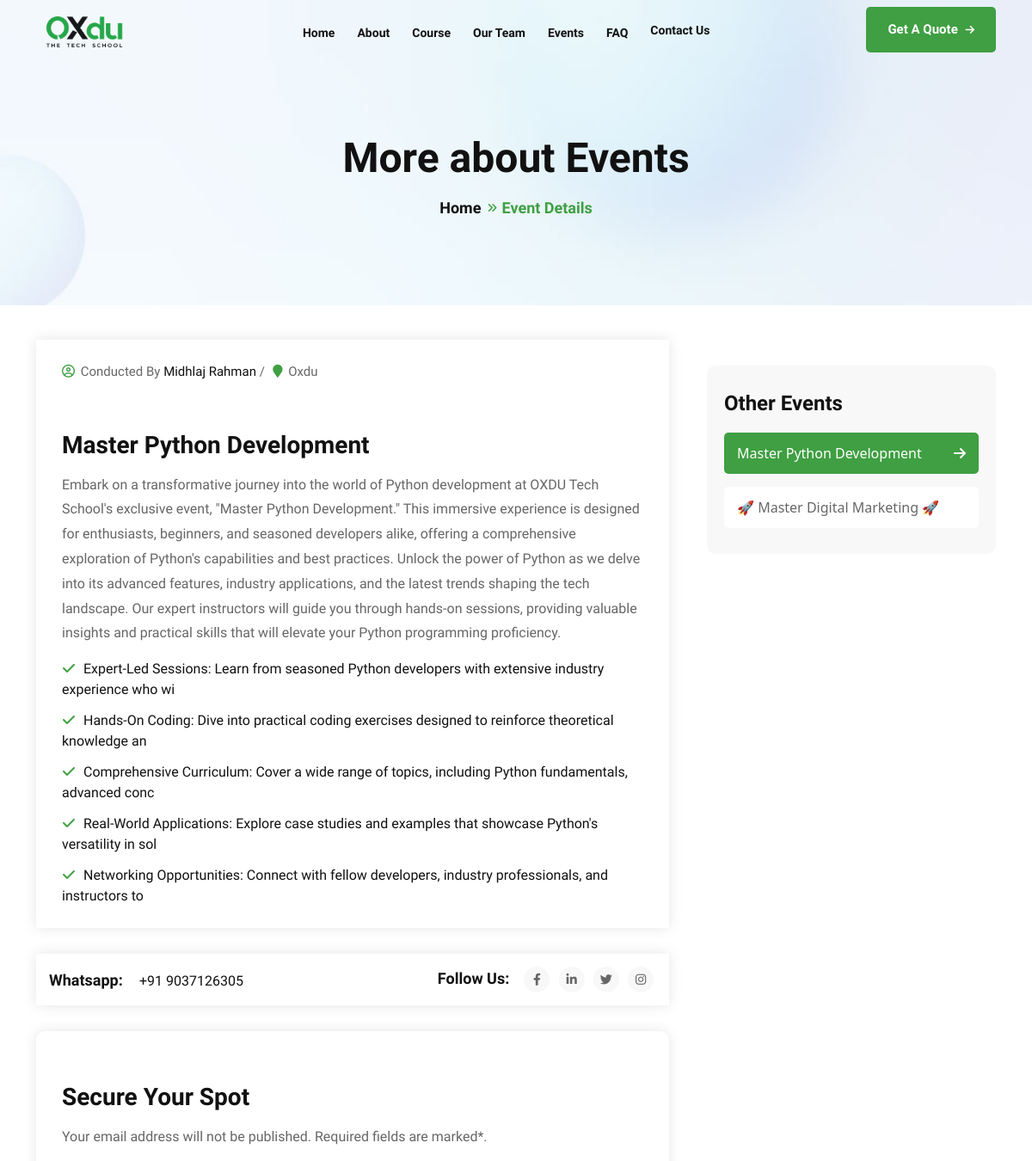
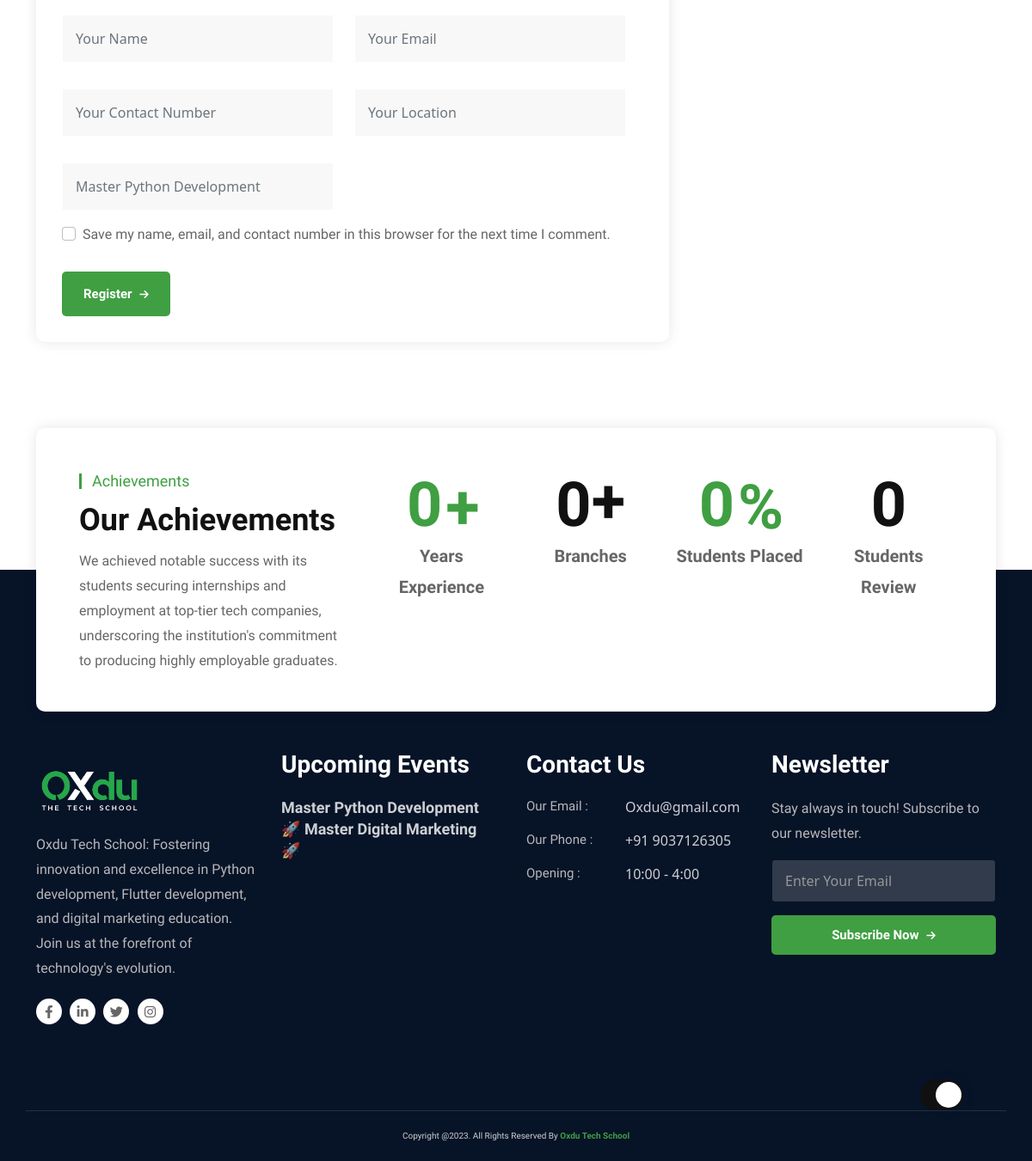
Page /event-details/1/ on the committed database (2 pictures, top to bottom).
### web/models.py (models this page shows, shortened)
class Event(models.Model):
    event_image = models.FileField(upload_to="media")
    event_date = models.IntegerField()
    event_month = models.CharField(max_length=50)
    event_cordinator = models.CharField(max_length=100)
    location = models.CharField(max_length=100)
    event_title = models.CharField(max_length=100)
    event_description = models.TextField()
    slug = models.SlugField(unique=True, max_length=100)

class EventPoints(models.Model):
    event = models.ForeignKey(
        "web.Event", on_delete=models.CASCADE, blank=True, null=True
    )
    event_points = models.CharField(max_length=500, blank=True, null=True)

### web/views.py (the view)
# urls.py: path("event-details/<str:pk>/", views.event_details, name="event-details"),
def event_details(request, pk):
    event = get_object_or_404(Event, pk=pk)
    event_points = EventPoints.objects.filter(event=event)
    form = RegisterForm(request.POST or None)
    if request.method == "POST":
        print(request.POST)
        if form.is_valid():
            registration = form.save(commit=False)
            registration.event = event
            registration.save()
            response_data = {
                "status": "true",
                "title": "Successfully Registered",
                "message": "Your Seat successfully Secured",
            }
            return JsonResponse(response_data)
        else:
            print(form.errors)
            response_data = {
                "status": "false",
                "title": "Form validation error",
            }
            return JsonResponse(response_data)
    else:
        other_events = Event.objects.exclude(pk=pk)
        context = {
            "event": event,
            "form": form,
            "other_events": other_events,
            "event_points": event_points,
        }
    return render(request, "web/event-details.html", context)

### web/forms.py
class RegisterForm(forms.ModelForm):
    class Meta:
        model = Register
        exclude = ("timestamp", "event_title")  # Make sure event_title is excluded
        widgets = {
            "full_name": widgets.TextInput(
                attrs={"class": "required form-control", "placeholder": "Your Name"}
            ),
            "email": widgets.EmailInput(
                attrs={"class": "required form-control", "placeholder": "Your Email"}
            ),
            "location": widgets.TextInput(
                attrs={"class": "required form-control", "placeholder": "Your Location"}
            ),
            "contact_number": widgets.TextInput(
                attrs={
                    "class": "required form-control",
                    "placeholder": "Your Contact Number",
                }
            ),
            "event": widgets.TextInput(
                attrs={"class": "required form-control", "placeholder": "event"}
            ),
        }
        labels = {
            "full_name": "Full Name",
            "email": "Email",
            "location": "Location",
            "contact_number": "Contact Number",
            "event": "event",
        }

### web/context_processors.py (called while the page is built)
def main_context(request):
    events=Event.objects.all()
    context = {
       'events' : events,
    }
    return context

### templates/web/event-details.html (shortened to what this page needs)
{% extends 'web/base.html' %}
{% load static %}
{% block content %}
  <section class="uni-banner">
    <div class="container">
      <div class="uni-banner-text-area">
        <h1>More about Events</h1>
        <ul>
          <li>
            <a href="{% url 'index' %}">Home</a>
          </li>
          <li>Event Details</li>
        </ul>
      </div>
    </div>
  </section>
  <section class="details-text-area ptb-100">
    <div class="container">
      <div class="row">
        <div class="col-lg-8">
          <div class="blog-details-text-area">
            <div class="bdt-text">
              <div class="blog-date">
                <ul>
                  <br />
                  <li>
                    <i class="far fa-user-circle"></i> Conducted By <a href="posted-by.html">{{ event.event_cordinator }}</a>
                  </li>
                  <li>
                    <i class="fa fa-map-marker"></i> {{ event.location }}
                  </li>
                </ul> <br /> <br />
              </div>
              <h3 class="details-page-title">{{ event.event_title }}</h3>
              <p>{{ event.event_description }}</p>
              <div class="support-list">
                <ul>
                  {% for event in event_points.all %}
                  <li>
                    <i class="fas fa-check"></i> {{ event.event_points }}
                  </li>
                  {% endfor %}
                </ul>
              </div>
            </div>
          </div>
          <div class="blog-text-footer mt-30 pr-20">
            <div class="tag-area">
              <ul>
                <li>
                  <span>Whatsapp:</span>
                </li>
                <li>
                  <a href="www.https://wa.me/+919037126305">+91 9037126305</a>
                </li>
              </ul>
            </div>
            <div class="social-icons">
              <ul>
                <li>
                  <span>Follow Us:</span>
                </li>
                <li>
                  <a href="https://www.facebook.com/" target="_blank"><i class="fab fa-facebook-f"></i></a>
                </li>
                <li>
                  <a href="https://www.linkedin.com/" target="_blank"><i class="fab fa-linkedin-in"></i></a>
                </li>
                <li>
                  <a href="https://twitter.com/" target="_blank"><i class="fab fa-twitter"></i></a>
                </li>
                <li>
                  <a href="https://www.instagram.com/" target="_blank"><i class="fab fa-instagram"></i></a>
                </li>
              </ul>
            </div>
          </div>
          <div class="blog-details-page-form-area">
            <div class="bd-form details-text-area pr-20" id="bd-form">
              <h3 class="details-page-title">Secure Your Spot</h3>
              <p>Your email address will not be published. Required fields are marked*.</p>
              <form class="RegisterForm ajax reload" method="POST">
                <div class="row">
                  <div class="col-md-6">{{form.full_name}}</div>
                  <div class="col-md-6">{{form.email}}</div>
                  <div class="col-md-6">{{form.contact_number}}</div>
                  <div class="col-md-6">{{form.location}}</div>
                  <div class="col-md-6">
                    <input type="text" class="form-control" placeholder="{{event.event_title}}" required readonly>
                    </div>
                  <div class="col-md-12">
                    <div class="mb-3 form-check">
                      <input type="checkbox" class="form-check-input" id="exampleCheck1" />
                      <label class="form-check-label" for="exampleCheck1">Save my name, email, and contact number in this browser for the next time I comment.</label>
                    </div>
                  </div>
                  <div class="col-md-12">
                    <button class="default-button" type="submit"><span>Register <i class="fas fa-arrow-right"></i></span></button>
                  </div>
                </div>
              </form>
            </div>
          </div>
        </div>
        <div class="col-lg-4">
            <div class="sidebar-area pt-30 pl-20">
                <div class="sidebar-card sidebar-category mt-30">
                    <h3>Other Events</h3>
                    <ul>
                        <li>
                            <a class="active" href="{% url 'event-details' pk=event.pk %}">
                                <span>{{ event.event_title }}</span> <i class="fas fa-arrow-right"></i>
                            </a>
                        </li>
                        {% for other_event in other_events %}
                            {% if other_event.pk != event.pk %}
                                <li>
                                    <a href="{% url 'event-details' pk=other_event.pk %}"{% if other_event.pk == some_variable_to_identify_current_event %} class="active"{% endif %}>
                                        <span>{{ other_event.event_title }}</span> <i class="fas fa-arrow-right"></i>
                                    </a>
                                </li>
                            {% endif %}
                        {% endfor %}
                    </ul>
                </div>
            </div>
        </div>
      </div>
    </div>
  </section>
{% endblock %}

### templates/web/base.html (shortened to what this page needs)
{% load static %}
<!DOCTYPE html>
<html lang="zxx">
<head>
<link rel="stylesheet" href="{% static "web/css/animate.min.css" %}">
<link rel="stylesheet" href="{% static "web/css/bootstrap.min.css" %}">
<link rel="stylesheet" href="{% static "web/css/fontawsome.min.css" %}">
<link rel="stylesheet" href="{% static "web/fonts/font/flaticon.css" %}">
<link rel="stylesheet" href="{% static "web/css/meanmenu.min.css" %}">
<link rel="stylesheet" href="{% static "web/css/owl.carousel.min.css" %}">
<link rel="stylesheet" href="{% static "web/css/nice-select.min.css" %}">
<link rel="stylesheet" href="{% static "web/css/owl.theme.default.min.css" %}">
<link rel="stylesheet" href="{% static "web/css/magnific-popup.min.css" %}">
<link rel="stylesheet" href="{% static "web/css/jquery-ui.min.css" %}">
<link rel="stylesheet" href="{% static "web/css/odometer.min.css" %}">
<link rel="stylesheet" href="{% static "web/css/barfiller.css" %}">
<link rel="stylesheet" href="{% static "web/css/style.css" %}">
<link rel="stylesheet" href="{% static "web/css/dark.css" %}">
<link rel="stylesheet" href="{% static "web/css/responsive.css" %}">
</head>
<body>
<div class="theme-switcher">
<label id="switch" class="switch">
<span class="slider round"></span>
</label>
</div>
<div class="header-area header-area-2">
<div class="navbar-area">
<div class="main-nav">
<div class="container">
<nav class="navbar navbar-expand-md navbar-light">
<a class="navbar-brand" href="index.html">
<img class="black-logo" data-cfsrc="{% static "web/images/oxdu-black.png" alt="logo" %}" style="display:none;visibility:hidden; width: 112px;" />
</a>
<div class="collapse navbar-collapse mean-menu" id="navbarSupportedContent">
<ul class="navbar-nav">
<li class="nav-item ">
<a href="{% url "index" %}" class="">Home </a>
</li>
<li class="nav-item ">
    <a href="{% url "about" %}" class="#">About</a>
</li>
<li class="nav-item">
<a href="{% url "course" %}" class="">Course</a>
</li>
<li class="nav-item">
    <a href="{% url "team" %}" class="">Our Team</a>
    </li>
<li class="nav-item">
<a href="{% url "events" %}" class="">Events </a>
</li>
<li class="nav-item">
    <a href="{% url "faq" %}" class="">FAQ</a>
</li>
<li class="nav-item"><a href="{% url "contact" %}" class="nav-link">Contact Us</a></li>
</ul>
<div class="menu-sidebar">
<a class="default-button" href="{% url "contact" %}">Get A Quote <i class="fas fa-arrow-right"></i></a>
</div>
</div>
</nav>
</div>
</div>
</div>
</div>
{% block content %}
{% endblock  %}
{% include 'web/partials/count.html' %}
    <section class="footer ptb-100 bg-071327">
    <div class="container">
    <div class="row">
    <div class="col-xl-3 col-lg-6 col-md-6 col-sm-6 col-12">
    <div class="footer-logo-area">
    <a href="{% url "index" %}"><img data-cfsrc="{% static "web/images/oxdu.png" %}" alt="image" style="display:none;visibility:hidden;  width: 122px;  padding-top: 27px;"></a>
    <p>Oxdu Tech School: Fostering innovation and excellence in Python development, Flutter development, and digital marketing education. Join us at the forefront of technology's evolution.</p>
    <div class="footer-social-icons">
    <ul>
    <li><a href="https://www.facebook.com/" target="_blank"><i class="fab fa-facebook-f"></i></a></li>
    <li><a href="https://www.linkedin.com/" target="_blank"><i class="fab fa-linkedin-in"></i></a></li>
    <li><a href="https://twitter.com/" target="_blank"><i class="fab fa-twitter"></i></a></li>
    <li><a href="https://www.instagram.com/" target="_blank"><i class="fab fa-instagram"></i></a></li>
    </ul>
    </div>
    </div>
    </div>
    <div class="col-xl-3 col-lg-6 col-md-6 col-sm-6 col-12">
        <div class="footer-links footer-news-area pr-20">
        <h3>Upcoming Events</h3>
        {% for event in events %}
        <div class="footer-news-card mt-0">
        <h5><a href="{% url "event-details" event.pk %}">{{ event.event_title }}</a></h5>
        </div>
        {% endfor %}
        </div>
        </div>
    <div class="col-xl-3 col-lg-6 col-md-6 col-sm-6 col-12">
    <div class="footer-links footer-contact">
    <h3>Contact Us</h3>
    <ul>
    <li><span>Our Email :</span> <a href="mailto:oxdu@gmail.com">Oxdu@gmail.com</a></li>
    <li><span>Our Phone :</span> <a href="tel:+919037126305">+91 9037126305</a></li>
    <li><span>Opening   :</span> 10:00 - 4:00</li>
    </ul>
    </div>
    </div>
    <div class="col-xl-3 col-lg-6 col-md-6 col-sm-6 col-12">
    <div class="footer-links footer-newsletter">
    <h3>Newsletter</h3>
    <p>Stay always in touch! Subscribe to our newsletter.</p>
    <form class="newsletter-form" data-toggle="validator">
    <input type="email" class="input-newsletter form-control" placeholder="Enter Your Email" name="EMAIL" required autocomplete="off">
    <button class="default-button">Subscribe Now <i class="fas fa-arrow-right"></i></button>
    </form>
    </div>
    </div>
    </div>
    </div>
    </section>
    <div class="copyright bg-071327">
    <div class="container">
    <p>Copyright @. All Rights Reserved By <a target="_blank" href="">Oxdu Tech School</a></p>
    </div>
    </div>
    </body>
    </html>

### static/web/css/dark.css (style rules this page uses)
.theme-switcher { position:fixed;z-index:999999;bottom:60px;right:80px }
.theme-switcher .switch { position:relative;display:inline-block;width:50px;height:34px }
.theme-switcher .slider { position:absolute;cursor:pointer;top:0;left:0;right:0;bottom:0;background-color:#ccc;-webkit-transition:.4s;transition:.4s }
.theme-switcher .slider::before { position:absolute;content:"";height:30px;width:30px;left:0;bottom:4px;top:0;bottom:0;margin:auto 0;-webkit-transition:.4s;transition:.4s;-webkit-box-shadow:0 0 15px #2020203d;box-shadow:0 0 15px #2020203d;background:#fff url(../../../../../i.ibb.co/FxzBYR9/night.png);background-repeat:no-repeat;background-position:center }
.theme-switcher input:checked+.slider { background-color:#111 }
.theme-switcher input:checked+.slider:before { -webkit-transform:translateX(24px);transform:translateX(18px);background:#fff url(https://i.ibb.co/7JfqXxB/sunny.png);background-repeat:no-repeat;background-position:center }
.theme-switcher .slider.round { border-radius:34px }
.theme-switcher .slider.round::before { border-radius:50% }
.theme-light { --whiteColor: #ffffff;--blackColor: #111111;--paragraphColor: #666666;--boxShadow: rgba(17, 17, 26, 0.1) 0px 0px 16px }
.theme-light .bg-071327 { background-color:#071327 }
.theme-light .black-logo { display:block }

### rows in the picture
Event: event_cordinator "Midhlaj Rahman", location "Oxdu", event_title "Master Python Development", event_description "Embark on a transformative journey into the world of Python development at OXDU Tech School's exclusive event, \"Master Python Development.\" This immersive experience is designed for enthusiasts, beginners, and seasoned developers alike, offering a comprehensive exploration of Python's capabilities and best practices. Unlock the power of Python as we delve into its advanced features, industry applications, and the latest trends shaping the tech landscape. Our expert instructors will guide you through hands-on sessions, providing valuable insights and practical skills that will elevate your Python programming proficiency."
EventPoints: event_points "Expert-Led Sessions: Learn from seasoned Python developers with extensive industry experience who wi"
EventPoints: event_points "Hands-On Coding: Dive into practical coding exercises designed to reinforce theoretical knowledge an"
EventPoints: event_points "Comprehensive Curriculum: Cover a wide range of topics, including Python fundamentals, advanced conc"
EventPoints: event_points "Real-World Applications: Explore case studies and examples that showcase Python's versatility in sol"
EventPoints: event_points "Networking Opportunities: Connect with fellow developers, industry professionals, and instructors to"
Event: event_title "🚀 Master Digital Marketing 🚀"
